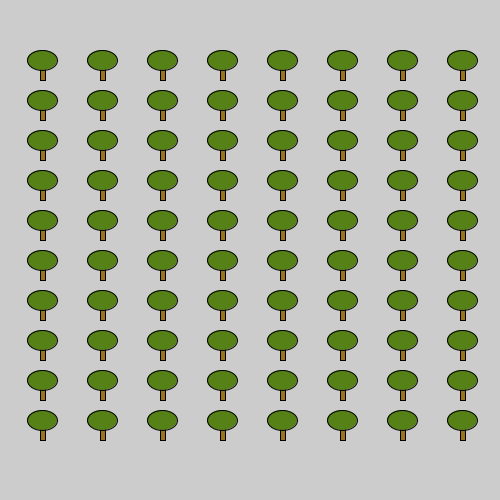
Frame 1 (no input)
Frame 60 (the mouse pressed at the canvas centre just before this capture): identical to frame 1, image omitted
Frame 120 (the mouse held since frame 60 and released just before this capture): identical to frame 1, image omitted

The Processing sketch that drew this single still picture (run headless with seeded random() and noise(); from frame 60 on, the mouse is pressed at the canvas centre):

// Processing sketch: JavaILH9_opd9_10
// ── JavaILH9_opd9_10.pde
void setup(){
size(500,500);
  forest();
}
void draw(){

}





void forest(){
tree();
}

void tree(){
  trunk(40,20,5,20, 10, 10);
  leaves(42,20, 30, 20, 10, 10);
}


void trunk(int xWaarde, int yWaarde, int wWaarde, int hWaarde, int iWaarde, int jWaarde){


  for(int i = 0; i < iWaarde; i++){
    for(int j = 0; j < jWaarde; j++){
      yWaarde += 40;
      fill(155,115,28);
      rect(xWaarde, yWaarde,wWaarde,hWaarde);
      
  
    }
  yWaarde = 20; // only changes the first row
  xWaarde += 60; // wondering how i can change this into a parameter
  }

}



void leaves(int xWaarde, int yWaarde, int wWaarde, int hWaarde, int iWaarde, int jWaarde){

  for(int i = 0; i < iWaarde; i++){
    for(int j = 0; j < jWaarde; j++){
      yWaarde += 40;
      fill(86,129,23);
      ellipse(xWaarde, yWaarde, wWaarde,hWaarde);

    }
  yWaarde = 20; // only changes the first row
  xWaarde += 60; // wondering how i can change this into a parameter
  }

}
